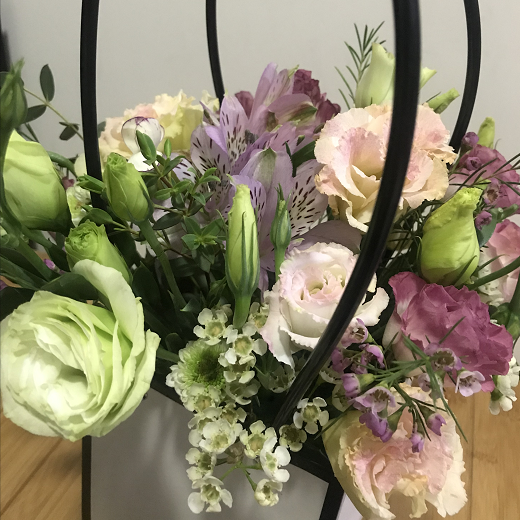
#> input picture week01/flower.png, 520 x 520 px, found by its file name
$ python assignment3.py
#> lines starting #> are read from the running program, lines starting #| are printed output that depends on the picture; after the words box and inside, x2 and y2 are one past the last pixel; in counts of white or black regions, pixels touching at a corner belong together
'''assignment3:combine image crop,color shift,rotation and perspective transform together
to complete a data augmentation script'''

import cv2
import random
import numpy as np
from matplotlib import pyplot as plt


def random_light_color(img):
    B,G,R = cv2.split(img)

    b_rand = random.randint(-50, 50)
    if b_rand == 0:
        pass
    elif b_rand > 0:
        lim = 255 - b_rand
        B[B > lim] = 255
        B[B <= lim] = (b_rand + B[B <= lim]).astype(img.dtype)
    elif b_rand < 0:
        lim = 0 - b_rand
        B[B < lim] = 0
        B[B >= lim] = (b_rand + B[B >= lim]).astype(img.dtype)

    g_rand = random.randint(-50, 50)
    if g_rand == 0:
        pass
    elif g_rand > 0:
        lim = 255 - g_rand
        G[G > lim] = 255
        G[G <= lim] = (g_rand + G[G <= lim]).astype(img.dtype)
    elif g_rand < 0:
        lim = 0 - g_rand
        G[G < lim] = 0
        G[G >= lim] = (g_rand + G[G >= lim]).astype(img.dtype)

    r_rand = random.randint(-50, 50)
    if r_rand == 0:
        pass
    elif r_rand > 0:
        lim = 255 - r_rand
        R[R > lim] = 255
        R[R <= lim] = (r_rand + R[R <= lim]).astype(img.dtype)
    elif r_rand < 0:
        lim = 0 < r_rand
        R[R < lim] = 0
        R[R >= lim] = (r_rand + R[R >= lim]).astype(img.dtype)

    return cv2.merge((B, G, R))

def random_warp(img, row, col):
    height, width, channels = img.shape

    # warp:
    random_margin = 60
    x1 = random.randint(-random_margin, random_margin)
    y1 = random.randint(-random_margin, random_margin)
    x2 = random.randint(width - random_margin - 1, width - 1)
    y2 = random.randint(-random_margin, random_margin)
    x3 = random.randint(width - random_margin - 1, width - 1)
    y3 = random.randint(height - random_margin - 1, height - 1)
    x4 = random.randint(-random_margin, random_margin)
    y4 = random.randint(height - random_margin - 1, height - 1)

    dx1 = random.randint(-random_margin, random_margin)
    dy1 = random.randint(-random_margin, random_margin)
    dx2 = random.randint(width - random_margin - 1, width - 1)
    dy2 = random.randint(-random_margin, random_margin)
    dx3 = random.randint(width - random_margin - 1, width - 1)
    dy3 = random.randint(height - random_margin - 1, height - 1)
    dx4 = random.randint(-random_margin, random_margin)
    dy4 = random.randint(height - random_margin - 1, height - 1)

    pts1 = np.float32([[x1, y1], [x2, y2], [x3, y3], [x4, y4]])
    pts2 = np.float32([[dx1, dy1], [dx2, dy2], [dx3, dy3], [dx4, dy4]])
    M_warp = cv2.getPerspectiveTransform(pts1, pts2)
    img_warp = cv2.warpPerspective(img, M_warp, (width, height))
    return img_warp
img = cv2.imread('./week01/flower.png')
#> img is the input picture: shape (520, 520, 3); mean B, G, R 105.1, 132.2, 139.2
img_crop = img[:200,:300]
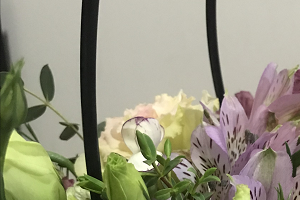
#> img_crop: shape (200, 300, 3); mean B, G, R 131.2, 152.2, 155
img_random_light = random_light_color(img_crop)
#> in random_light_color, `B,G,R = cv2.split(img)`:
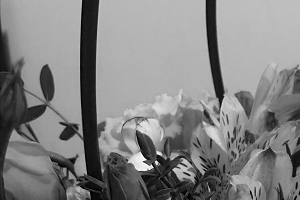
#> B: shape (200, 300); min 0, max 255, mean 131.2
#> in random_light_color, `B,G,R = cv2.split(img)`:
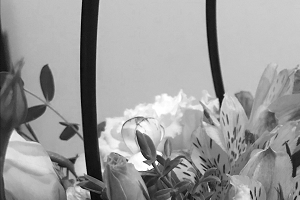
#> R: shape (200, 300); min 0, max 255, mean 155
#> in random_light_color, `G[G > lim] = 255`:
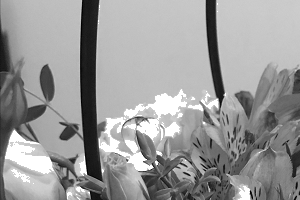
#> G: shape (200, 300); min 0, max 255, mean 153.9
#> in random_light_color, `G[G <= lim] = (g_rand + G[G <= lim]).astype(img.dtype)`:
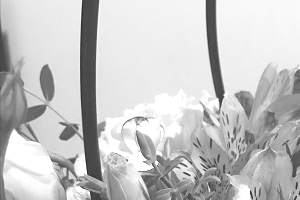
#> G: shape (200, 300); min 47, max 255, mean 198.2
#> in random_light_color, `R[R > lim] = 255`: R: shape (200, 300); 0.18% of pixels changed, all inside (x1, y1, x2, y2) = (136, 95, 181, 169)
#> in random_light_color, `return cv2.merge((B, G, R))`:
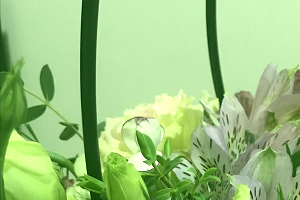
#> returned value: shape (200, 300, 3); mean of channels 0, 1, 2 130.2, 198.2, 158; drawn as B, G, R
img_processed = random_warp(img_random_light,img_random_light.shape[0],img_random_light.shape[1])
#> in random_warp, `img_warp = cv2.warpPerspective(img, M_warp, (width, height))`:
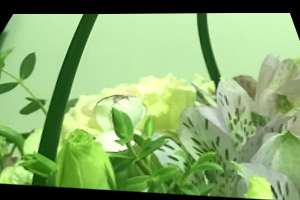
#> img_warp: shape (200, 300, 3); mean B, G, R 110.1, 170.7, 135.8
cv2.imshow('img_random_light', img_random_light)
cv2.imshow('assignment3', img_processed)

key = cv2.waitKey()
#> (key Esc is pressed here)
if key == 27:
    cv2.destroyAllWindows()
